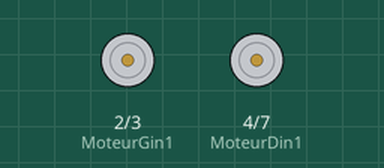
This sketch was run on a simulated Arduino Uno, built with avr-gcc and run on an emulated ATmega328P. Parts: motor-driver pin pairs drawn as motors (green arrow = first pin HIGH = forward, orange = second pin HIGH = backward, longer = more drive, scaled by the enable pin).

Above: at 0.1 s.
At 1.1 s:
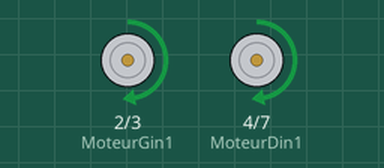
Timing chart, 0 to 3.5 s (numbered marks = the images above):
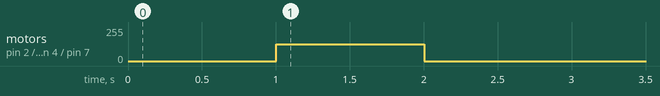

Measured:
- by itself, motor on pin 2 (MoteurGin1) / pin 3 (MoteurGin2), motor on pin 4 (MoteurDin1) / pin 7 (MoteurDin2): stopped → forward 127/255 at 1.0 s, → stopped 1.0 s later

The sketch:

moteur_complet.ino
```cpp
#define Droit 0
#define Gauche 1
#define Avancer 1
#define Reculer 2
#define Stop 0

//def variable
#define MoteurDin1 4  //pin de commande moteur DroitIN3
#define MoteurDin2 7  //pin de commande moteur DroitIN4
#define MoteurDenA 5  //pin PWM moteur Droit
#define MoteurGin1 2  //pin de commande moteur Gauche
#define MoteurGin2 3 //pin de commande moteur Gauche
#define MoteurGenA 6 //pin PWM moteur Gauche

void cmd_motor(byte, byte, byte);

unsigned long t0,t;
int delta;
byte correc;
byte sensD, vitesseD, sensG, vitesseG, x=0;

void setup() {

Serial.begin(9600);
pinMode (MoteurDin1,OUTPUT);
pinMode (MoteurDin2,OUTPUT);
pinMode (MoteurDenA,OUTPUT);
pinMode (MoteurGin1,OUTPUT);
pinMode (MoteurGin2,OUTPUT);
pinMode (MoteurGenA,OUTPUT);

delta=1000;
correc=10;

}

void loop() {
t=millis();
 if((t-t0)>delta)
 {
   t0=t;
   x++;

 }

// if (x==0)
// {
//   sensD=Avancer;vitesseD=50;
//    sensG=Avancer;vitesseG=50;
// }
 if(x==1)
 {
   sensD=Reculer;vitesseD=50;
   sensG=Reculer;vitesseG=50;
 }
 if(x==2)
 {
   sensD=Stop;vitesseD=0;
   sensG=Stop;vitesseG=0;
 }

  cmd_motor(Gauche,sensG,vitesseG);
  cmd_motor(Droit,sensD,vitesseD);
  }


void cmd_motor(byte motor, byte sens, byte vitesse){
byte rapcycle;

  rapcycle=map(vitesse,0,100,0,255); //on map pour avoir les 12 volt en pourcentage et pouvoir gerer le rapport cycle plus clairement

  //choix du moteur
  if ( motor == Droit && sens == Avancer) {
    analogWrite(MoteurDenA,rapcycle);
    digitalWrite(MoteurDin1,LOW);
    digitalWrite(MoteurDin2, HIGH);

  }

if ( motor == Droit && sens == Reculer) {
    analogWrite(MoteurDenA,rapcycle);
    digitalWrite(MoteurDin1,HIGH);
    digitalWrite(MoteurDin2, LOW);

  }

  if ( motor == Droit && sens == Stop) {
     digitalWrite(MoteurDenA,LOW);
    }


     if ( motor == Gauche && sens == Avancer) {
    analogWrite(MoteurGenA,rapcycle);
    digitalWrite(MoteurGin1,LOW);
    digitalWrite(MoteurGin2, HIGH);

  }

if ( motor == Gauche && sens == Reculer) {
    analogWrite(MoteurGenA,rapcycle);
    digitalWrite(MoteurGin1,HIGH);
    digitalWrite(MoteurGin2, LOW);

  }

  if ( motor == Gauche && sens == Stop) {
     digitalWrite(MoteurGenA,LOW);
    }
}
```
